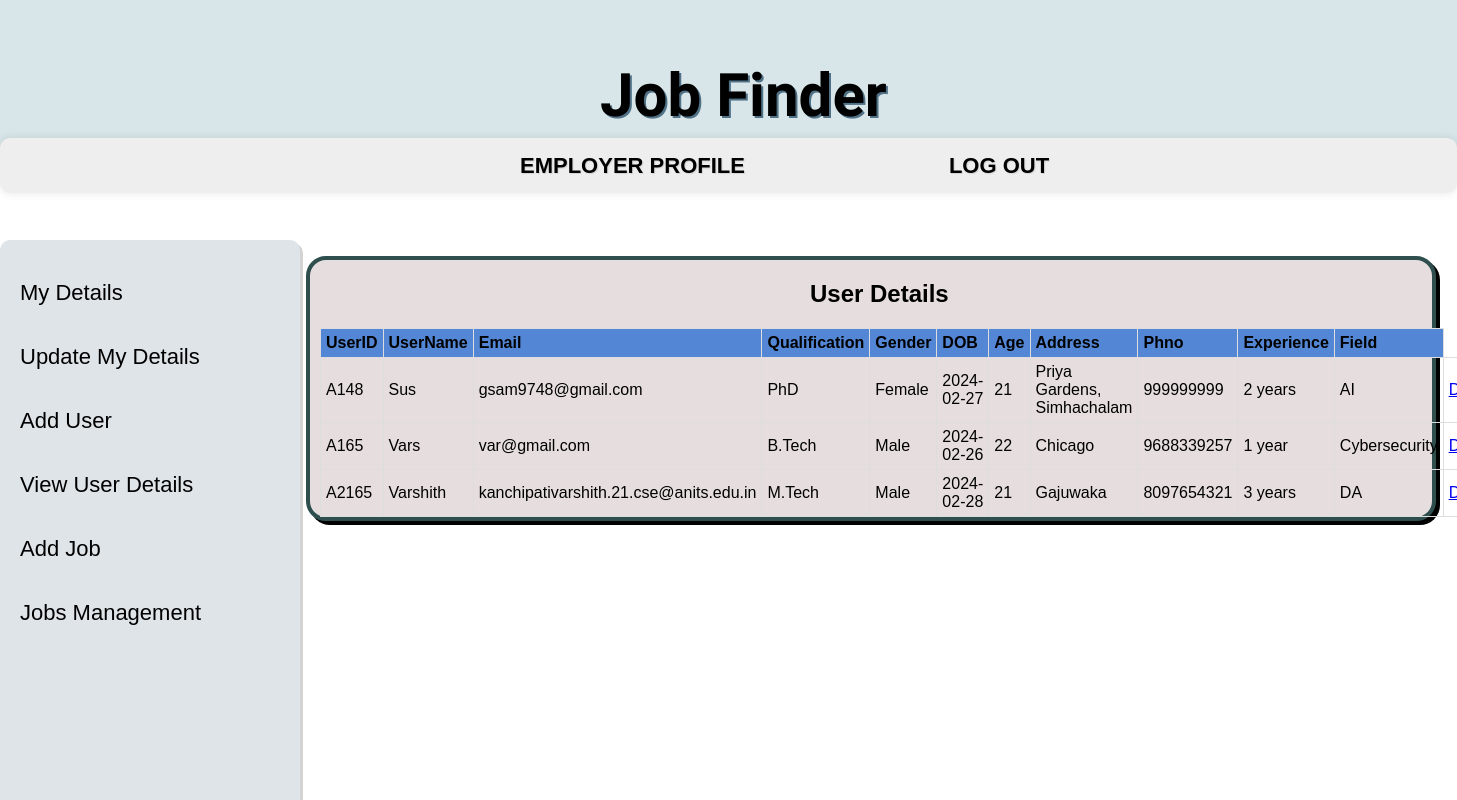
Page /eview.php (signed in) on the committed database.
### tables this page shows
CREATE TABLE `udet` (
  `uname` varchar(30) NOT NULL,
  `email` varchar(50) NOT NULL,
  `qua` varchar(30) NOT NULL,
  `gender` varchar(10) NOT NULL,
  `dob` date NOT NULL,
  `age` int(22) NOT NULL,
  `address` varchar(100) NOT NULL,
  `phno` bigint(20) NOT NULL,
  `password` varchar(100) NOT NULL,
  `uid` varchar(10) NOT NULL,
  `exp` varchar(20) NOT NULL,
  `field` varchar(50) NOT NULL,
  `resume_path` varchar(800) NOT NULL
);

### eview.php (the view, shortened to what this page needs)
<!DOCTYPE html>
<html lang="en">
<head>
    <link rel="stylesheet" href="index.css">
</head>
<body>
     <div class="top">
        <p class="heading">Job Finder</p>
    </div>
    <div class="navbar">
        <a href="emppage.php" class="ah" style = "margin-left:500px;">EMPLOYER PROFILE</a>
        <a href="logout.php" class="ah">LOG OUT</a>
    </div>
    <div class="side">
        <a href="curemp.php" class="b">My Details</a>
        <br>
        <a href="updemp.php" class="b">Update My Details</a>
        <br>
        <a href="eaddus.php" class="b">Add User</a>
        <br>
        <a href="eview.php" class="b">View User Details</a>
        <br>
        <a href="eaddjob.php" class="b">Add Job</a>
        <br>
        <a href="eman.php" class="b">Jobs Management</a>
    </div>
    <div class="etab">
        <table class="tab">
            <h2 style="margin-left: 500px">User Details</h2>
        <tr>
            <th>UserID</th>
            <th>UserName</th>
            <th>Email</th>
            <th>Qualification</th>
            <th>Gender</th>
            <th>DOB</th>
            <th>Age</th>
            <th>Address</th>
            <th>Phno</th>
            <th>Experience</th>
            <th>Field</th>
        </tr>
        <?php
        $db_user = "root";
        $db_password = "";
        $db_name = "addemps";
        $conn = new mysqli("localhost", $db_user, $db_password, $db_name);
        $sql = "SELECT * FROM udet";
        $result = $conn->query($sql);
        if ($result->num_rows > 0) {
            while($row = $result->fetch_assoc()) {
                echo "<tr>";
                echo "<td>" . $row['uid'] . "</td>";
                echo "<td>" . $row['uname'] . "</td>";
                echo "<td>" . $row['email'] . "</td>";
                echo "<td>" . $row['qua'] . "</td>";
                echo "<td>" . $row['gender'] . "</td>";
                echo "<td>" . $row['dob'] . "</td>";
                echo "<td>" . $row['age'] . "</td>";
                echo "<td>" . $row['address'] . "</td>";
                echo "<td>" . $row['phno'] . "</td>";
                echo "<td>" . $row['exp'] . "</td>";
                echo "<td>" . $row['field'] . "</td>";
                echo "<td style='text-decoration:none;'><a href='eudel.php?uid=" . $row['uid'] . "'>Delete</a></td>";
                echo "</tr>";
            }
        }
        ?>
    </table>
    </div>
</body>
</html>

### index.css (style rules this page uses)
.top { width: 100%; height: 150px; background-color: rgb(216, 230, 233); position: fixed; top: 0; left: 0; z-index: 1; display: flex; box-shadow: 0 0 10px rgba(0, 0, 0, 0.1); }
.heading { padding-left: 600px; font-size: 60px; font-family: "Comfortaa", sans-serif; font-weight: 700; text-shadow: 2px 2px rgb(80, 113, 134); }
.navbar { height: 40px; width: 100%; position: fixed; padding-top: 15px; left: 0; background-color: rgb(238, 238, 238); margin-top: 130px; border-radius: 10px; z-index: 1; border: none; box-shadow: 0 0 10px rgba(0, 0, 0, 0.1); }
.ah { text-decoration: none; font-family: "Trebuchet MS", "Lucida Sans Unicode", "Lucida Grande", "Lucida Sans", Arial, sans-serif; margin-left: 160px; color: black; text-shadow: 1px 1px 1px lightgrey; font-weight: 700; font-size: 22px; padding: 10px; padding-left: 20px; padding-right: 20px; }
.side { height: 100%; width: 300px; position: fixed; top: 30%; left: 0; background-color: #dfe4e8; overflow-x: hidden; padding-top: 30px; box-shadow: 3px 3px lightgrey; border-radius: 10px; }
.b { text-decoration: none; font-family: "Trebuchet MS", "Lucida Sans Unicode", "Lucida Grande", "Lucida Sans", Arial, sans-serif; }
.side .b { padding: 10px 20px; text-decoration: none; font-size: 22px; color: black; display: block; }
.etab { position: absolute; top: 32%; left: 21%; background-color: rgb(230, 222, 222); border: 4px solid darkslategrey; width: 77%; border-radius: 20px; box-shadow: 4px 4px black; font-family: Verdana, Geneva, Tahoma, sans-serif; }
.tab { border-collapse: collapse; width: 100%; max-width: 97%; margin-top: 10px; margin-left: 10px; margin-right: 20px; padding: 20px; }
.etab .tab th, td { border: 1px solid #dddddd; text-align: left; padding: 5px; }
.tab th { background-color: rgb(83, 135, 213); }

### rows in the picture
udet: uid "A148", uname "Sus", email "gsam9748@gmail.com", qua "PhD", gender "Female", dob "2024-02-27", age "21", address "Priya Gardens, Simhachalam", phno "999999999", exp "2 years", field "AI"
udet: uid "A165", uname "Vars", email "var@gmail.com", qua "B.Tech", gender "Male", dob "2024-02-26", age "22", address "Chicago", phno "9688339257", exp "1 year", field "Cybersecurity"
udet: uid "A2165", uname "Varshith", email "kanchipativarshith.21.cse@anits.edu.in", qua "M.Tech", gender "Male", dob "2024-02-28", age "21", address "Gajuwaka", phno "8097654321", exp "3 years", field "DA"
